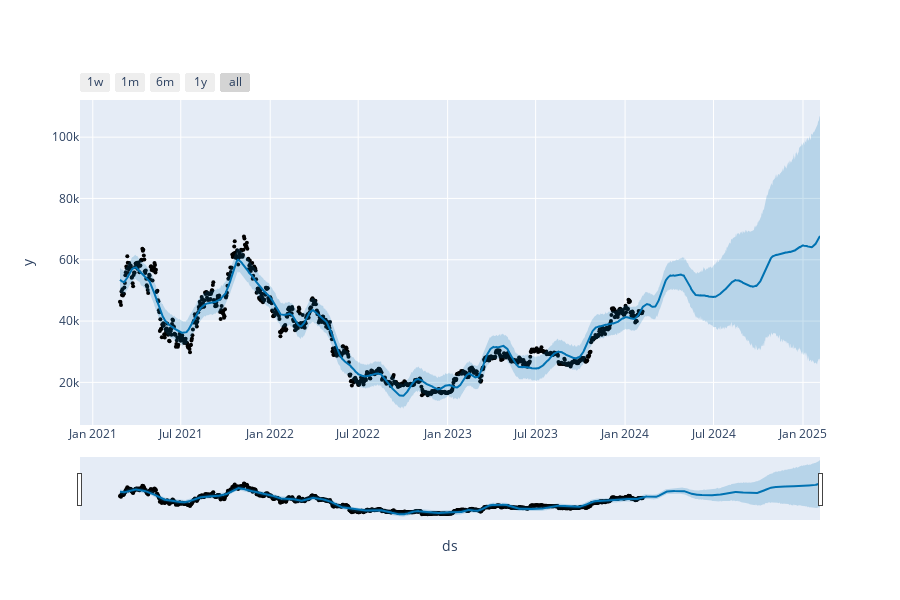

Notebook code for this chart:
### Code cell
plot_plotly(m, forecast)

### Figure 1 — Plotly figure (JSON) as saved in the notebook; plotly's stock layout.template omitted (floating-point values rounded to 4 significant figures; data arrays with more than 128 entries replaced by an {"elided": "..."} marker saying what was removed)
{"data": [{"marker": {"color": "black", "size": 4}, "mode": "markers", "name": "Actual", "type": "scatter", "x": {"elided": "1076 str values"}, "y": {"elided": "1076 float values"}}, {"hoverinfo": "skip", "line": {"width": 0}, "mode": "lines", "type": "scatter", "x": {"elided": "1441 str values"}, "y": {"elided": "1441 float values"}}, {"fill": "tonexty", "fillcolor": "rgba(0, 114, 178, 0.2)", "line": {"color": "#0072B2", "width": 2}, "mode": "lines", "name": "Predicted", "type": "scatter", "x": {"elided": "1441 str values"}, "y": {"elided": "1441 float values"}}, {"fill": "tonexty", "fillcolor": "rgba(0, 114, 178, 0.2)", "hoverinfo": "skip", "line": {"width": 0}, "mode": "lines", "type": "scatter", "x": {"elided": "1441 str values"}, "y": {"elided": "1441 float values"}}], "layout": {"height": 600, "showlegend": false, "width": 900, "xaxis": {"rangeselector": {"buttons": [{"count": 7, "label": "1w", "step": "day", "stepmode": "backward"}, {"count": 1, "label": "1m", "step": "month", "stepmode": "backward"}, {"count": 6, "label": "6m", "step": "month", "stepmode": "backward"}, {"count": 1, "label": "1y", "step": "year", "stepmode": "backward"}, {"step": "all"}]}, "rangeslider": {"visible": true}, "title": {"text": "ds"}, "type": "date"}, "yaxis": {"title": {"text": "y"}}}}
